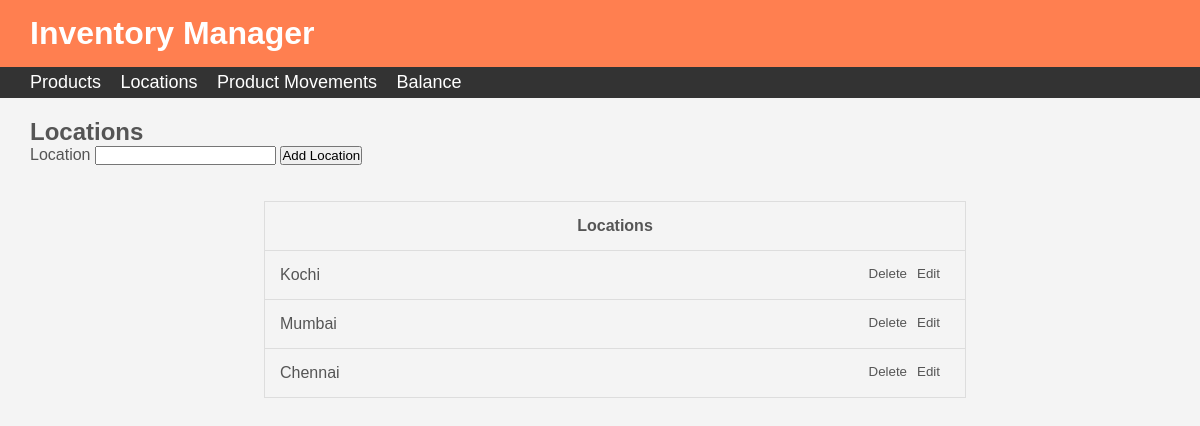
/locations, run on the app's committed database.
### models.py (models this page shows)
class Location(db.Model):
    id = db.Column(db.Integer, primary_key=True)
    name = db.Column(db.String(50), unique=True, nullable=False)
    from_loc = db.relationship('Movement', backref='to', lazy=True, primaryjoin='Movement.from_location_id == Location.id')
    to_loc = db.relationship('Movement', backref='from', lazy=True, primaryjoin='Movement.to_location_id == Location.id')

### routes.py (the view, shortened to what this page needs)
@app.route('/locations', methods=['GET','POST'])
def locations():
    form = LocationForm()
    locations = Location.query.all()
    return render_template('locations.html', locations=locations, form=form)

### forms.py
class LocationForm(FlaskForm):
    location = StringField("Location", validators=[DataRequired()])
    add_location = SubmitField("Add Location")

### templates/locations.html (shortened to what this page needs)
{% extends "layout.html" %}
{% block main %}
    <h2>
        Locations
    </h2>
    <form action="" method="POST">
        {{ form.location.label }}
        {{ form.location }}
        {% if edit_button %}
            <input type="submit" value="Edit Location">
        {% else %}
            {{ form.add_location }}
        {% endif %}
    </form>
    <br><br>
    {% if locations %}
        <table>
            <thead>
                <tr>
                    <th>Locations</th>
                </tr>
            </thead>
            <tbody>
                {% for location in locations %}
                    {% if location.name != "None" %}
                    <tr>
                        <td> {{ location.name }} <a class="editLink" href="{{ url_for('edit_location', location_id=location.id) }}">Edit</a><a class="editLink" href="{{ url_for('delete_location', location_id=location.id) }}">Delete</a></td>
                    </tr>
                    {% endif %}
                {% endfor %}
            </tbody>
        </table>
    {% endif %}
{% endblock %}

### static/main.css (style rules this page uses)
* { margin:0; padding:0; }
body { background-color: #f4f4f4; font-family: Arial, Helvetica, sans-serif; color: #555555; }
table, td, th { border: 1px solid #ddd; }
table { border-collapse: collapse; width: 60%; margin-right: auto; margin-left: auto; }
th, td { padding: 15px; }
.editLink { float: right; text-decoration: none; color: #555555; font-size: smaller; padding-right: 10px; }
.editLink::after { clear: both; content: ""; display: table; }

### data on the page
Location: name "Kochi"
Location: name "Mumbai"
Location: name "Chennai"
